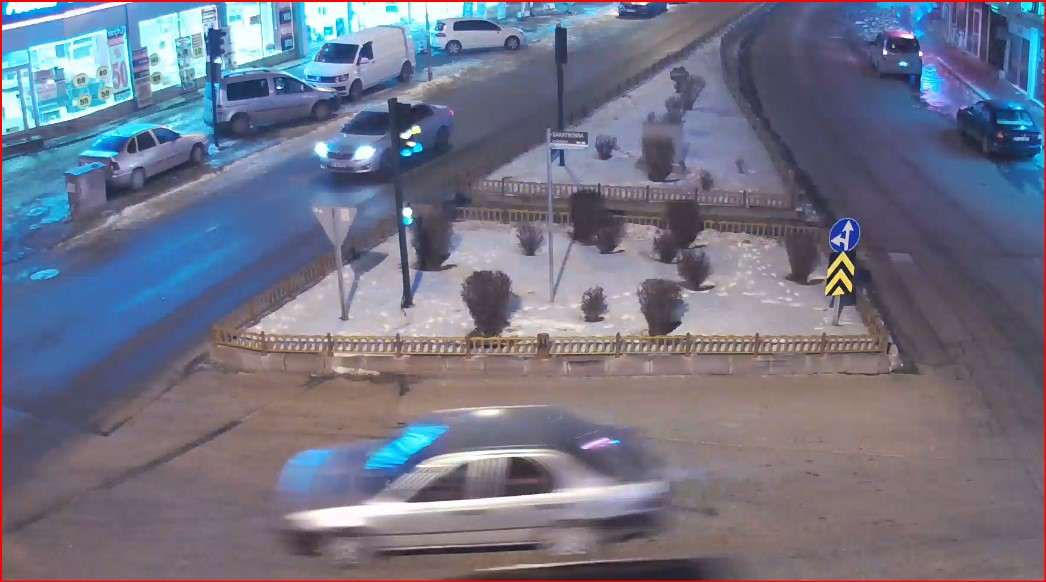
#> input picture Keskinlestirme.jpg, 1046 x 582 px
$ python Temeller.py --image Keskinlestirme.jpg
#> lines starting #> are read from the running program, lines starting #| are printed output that depends on the picture; after the words box and inside, x2 and y2 are one past the last pixel; in counts of white or black regions, pixels touching at a corner belong together
import numpy as np
import argparse
import cv2

ap = argparse.ArgumentParser()
ap.add_argument("-i", "--image", required = True, help = "image yolunu gir")
args = vars(ap.parse_args())

# Temel İşlemler
print("Toplam={}".format(np.uint8([250])+np.uint8([50]))) # 300-256= 44 wrap işlemi ile aşma olduğunda tekrar başa sarma
print("Fark={}".format(np.uint8([50])-np.uint8([250]))) # farkı ekliyor 256- 200= 56

print("Toplam_CV2={}".format(cv2.add(np.uint8([250]), np.uint8([50])))) #CV2 kütüphanesi wrap işlemi yapmıyor aşma oluyorsa en alt veya en üst seviyeyi yazar
print("Fark_CV2={}".format(cv2.subtract(np.uint8([250]), np.uint8([200]))))

res = cv2.imread(args["image"])
#> res is the input picture: shape (582, 1046, 3); mean B, G, R 133.6, 115.6, 113.5
cv2.imshow("Orijinal", res)

M = np.ones(res.shape, dtype = "uint8")*100 #Resmin boyutlarıyla aynı 100 değerine sahip matris oluşturuluyor.
ekle = cv2.add(res, M) #Renklere 100 ekleyerek 255'e yaklaştırılıp renkler beyazlaşır
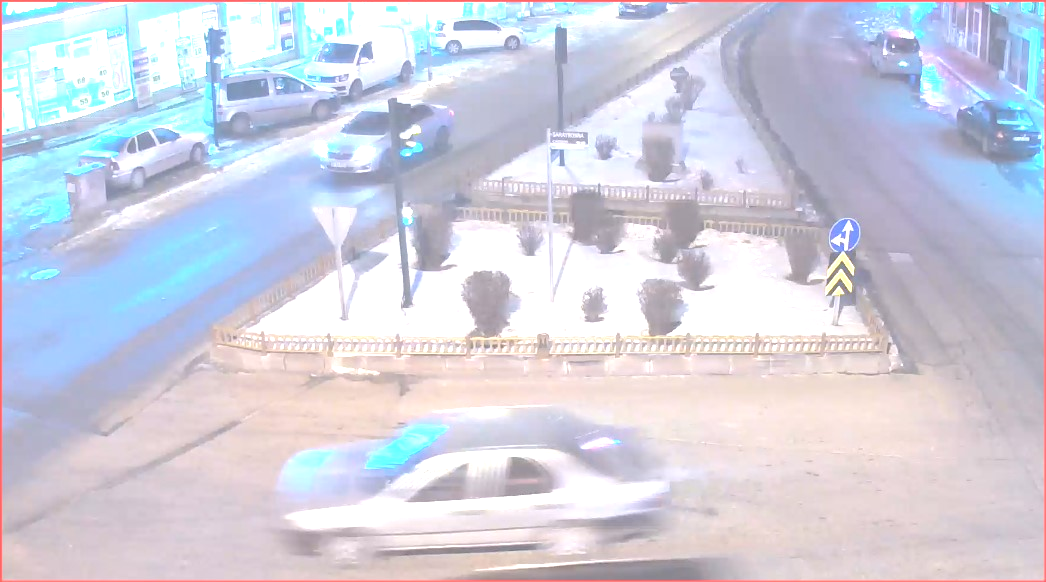
#> ekle: shape (582, 1046, 3); mean B, G, R 222.9, 209.5, 208.6
cv2.imshow("Ekle Resim", ekle)

M = np.ones(res.shape, dtype = "uint8")*100
fark = cv2.subtract(res, M) # 0'a yaklaştırılarak resim koyulaştırılıyor
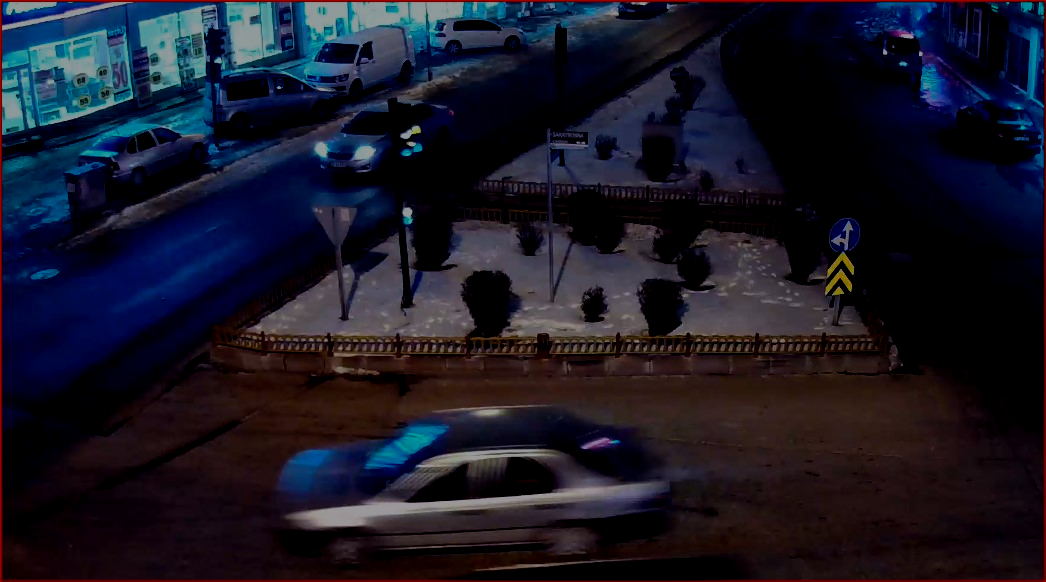
#> fark: shape (582, 1046, 3); mean B, G, R 37, 23.8, 25
cv2.imshow("Farki Alinmis Resim", fark)

# Bitwise İşlemler
dortgen = np.zeros((300,300), dtype = "uint8")
cv2.rectangle(dortgen, (25,25), (275,275), 255, -1)
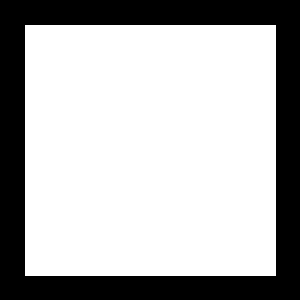
#> dortgen: shape (300, 300); 70% white; 1 black region, box (x1, y1, x2, y2) and area: (0, 0, 300, 300) 26999
cv2.imshow("Dortgen", dortgen)

cember = np.zeros((300,300), dtype = "uint8")
cv2.circle (cember, (150,150), 150, 255, -1)
#> cember: shape (300, 300); 78.5% white; 4 black regions, box (x1, y1, x2, y2) and area: (0, 0, 150, 150) 4980, (151, 0, 300, 133) 4830, (0, 151, 133, 300) 4830, (168, 168, 300, 300) 4681
cv2.imshow("Cember", cember)

bAND = cv2.bitwise_and(dortgen, cember)
cv2.imshow("AND", bAND)

bOR = cv2.bitwise_or(dortgen, cember)
cv2.imshow("OR", bOR)

bXOR = cv2.bitwise_xor(dortgen, cember)
cv2.imshow("XOR", bXOR)
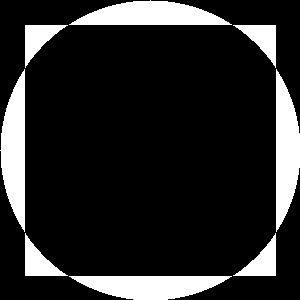
#> window 'XOR': shape (300, 300); 15.7% white; 8 white regions, largest, box (x1, y1, x2, y2) and area: (69, 0, 232, 25) 2729, (0, 69, 25, 232) 2729, (276, 69, 300, 232) 2728

bNOT = cv2.bitwise_not(dortgen, cember)
cv2.imshow("NOt", bNOT)#beyazlar siyah siyahlar beyaz

# Maskeleme
maske = np.zeros(res.shape[:2], dtype = "uint8")
(mX, mY) = (res.shape[1]//2, res.shape[0]//2) # resmin merkezine oturtulur.
#> mX = 523; mY = 291
cv2.rectangle(maske, (mX-100, mY-100), (mX+100, mY+100),255, -1)
#> maske: shape (582, 1046); 6.6% white; 1 white region, box (x1, y1, x2, y2) and area: (423, 191, 624, 392) 40401
cv2.imshow("Maskelenmis", maske)

maskelenmis = bAND = cv2.bitwise_and(res, res, mask= maske)
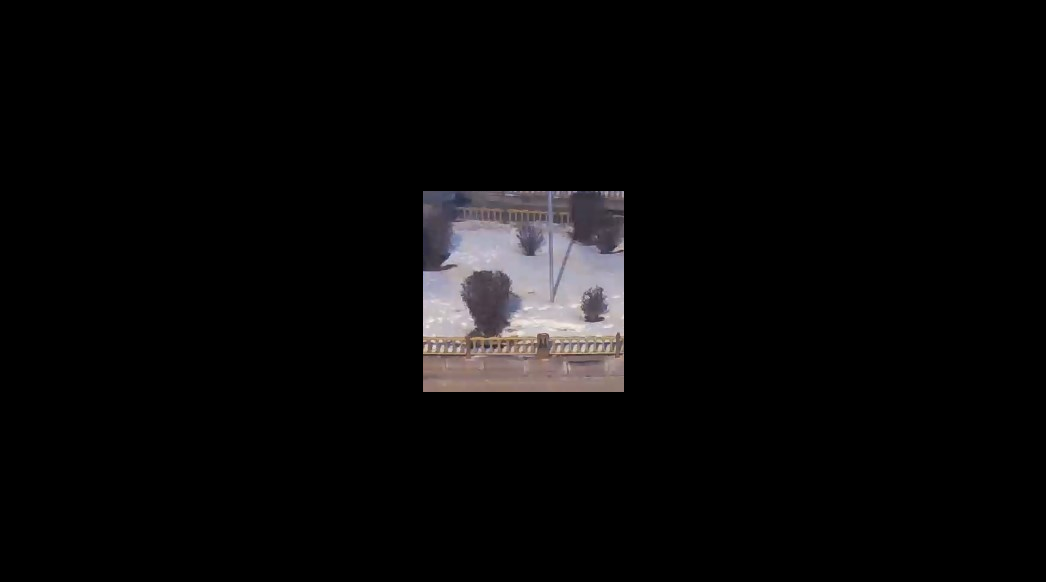
#> maskelenmis: shape (582, 1046, 3); mean B, G, R 9, 8.6, 9.3
cv2.imshow("Maskelenmis", maskelenmis)

# Kanallara Bölme ve Birleştirme
(B, G, R) = cv2.split(res)
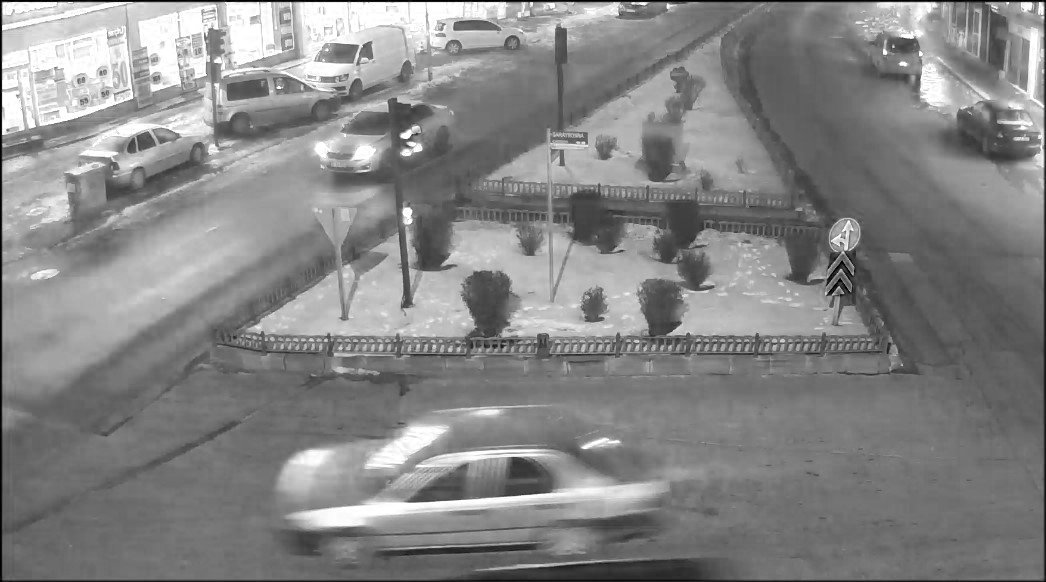
#> B: shape (582, 1046); min 0, max 255, mean 133.6
cv2.imshow("Red", R)
cv2.imshow("Green", G)
cv2.imshow("Blue", B)

birlestir = cv2.merge([B, G, R])
cv2.imshow("BirlestirRGB", birlestir)

# Renk Uzayları
gri = cv2.cvtColor(res, cv2.COLOR_BGR2GRAY)
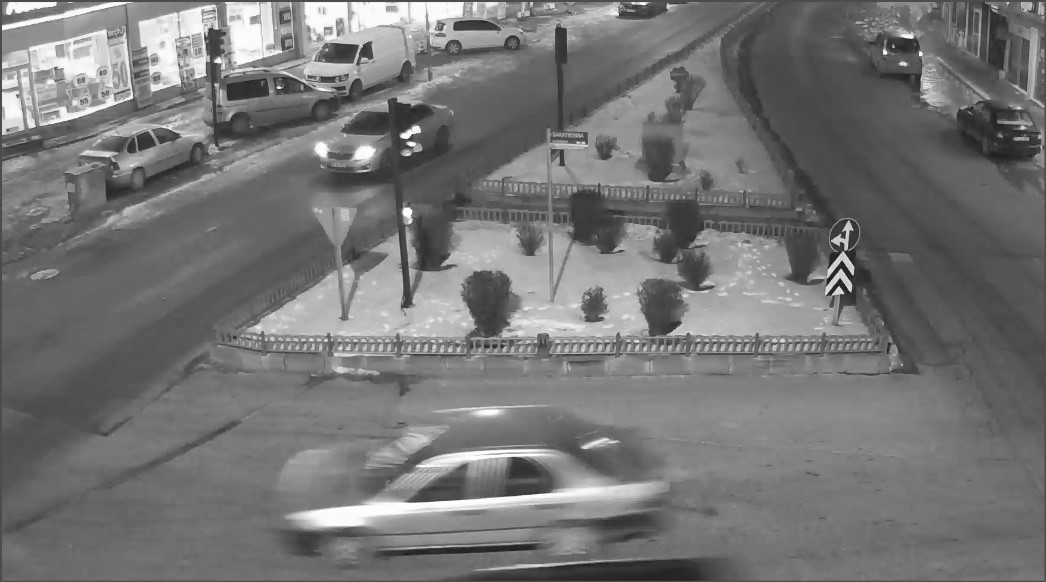
#> gri: shape (582, 1046); min 14, max 255, mean 117
cv2.imshow("GRI", gri)

hsv = cv2.cvtColor(res, cv2.COLOR_BGR2HSV)
#> hsv: shape (582, 1046, 3); mean H, S, V 109.4, 65.4, 141.5
cv2.imshow("HSV", hsv)

lab = cv2.cvtColor(res, cv2.COLOR_BGR2LAB)
#> lab: shape (582, 1046, 3); mean of channels 0, 1, 2 125.5, 132.9, 118.6
cv2.imshow("LAB", lab)

cv2.waitKey(0)

$ run again, on obama.jpg
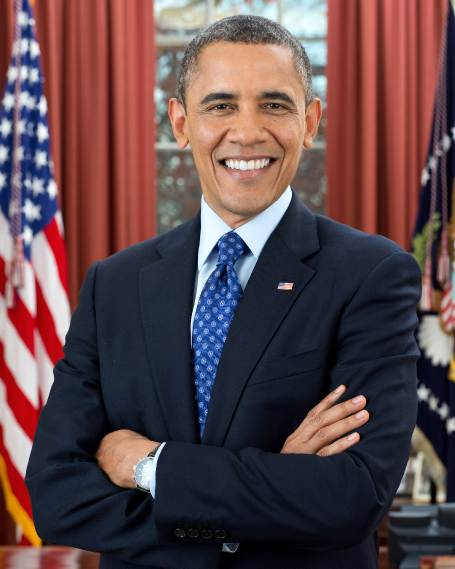
#> input picture obama.jpg, 910 x 1137 px (shown at 1/2 size)
#> res is the input picture: shape (1137, 910, 3); mean B, G, R 74.6, 71.7, 95
#> dortgen: shape (300, 300); 70% white; 1 black region, box (x1, y1, x2, y2) and area: (0, 0, 300, 300) 26999
#> cember: shape (300, 300); 78.5% white; 4 black regions, box (x1, y1, x2, y2) and area: (0, 0, 150, 150) 4980, (151, 0, 300, 133) 4830, (0, 151, 133, 300) 4830, (168, 168, 300, 300) 4681
#> `cv2.rectangle(maske, (mX-100, mY-100), (mX+100, mY+100),255, -1)`:
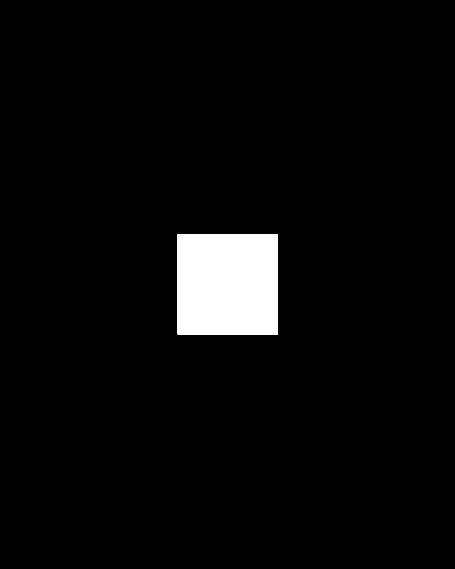
#> maske: shape (1137, 910) (shown at 1/2 size); 3.9% white; 1 white region, box (x1, y1, x2, y2) and area: (355, 468, 556, 669) 40401
#> `gri = cv2.cvtColor(res, cv2.COLOR_BGR2GRAY)`:
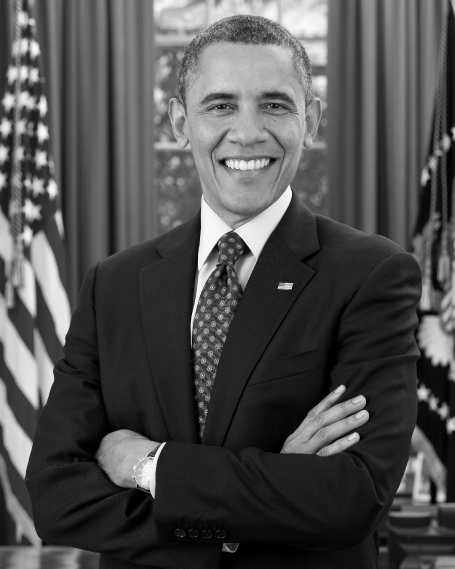
#> gri: shape (1137, 910) (shown at 1/2 size); min 0, max 255, mean 79
#> hsv: shape (1137, 910, 3); mean H, S, V 71.1, 121.1, 108.5
#> lab: shape (1137, 910, 3); mean of channels 0, 1, 2 83.6, 139.5, 130.9
